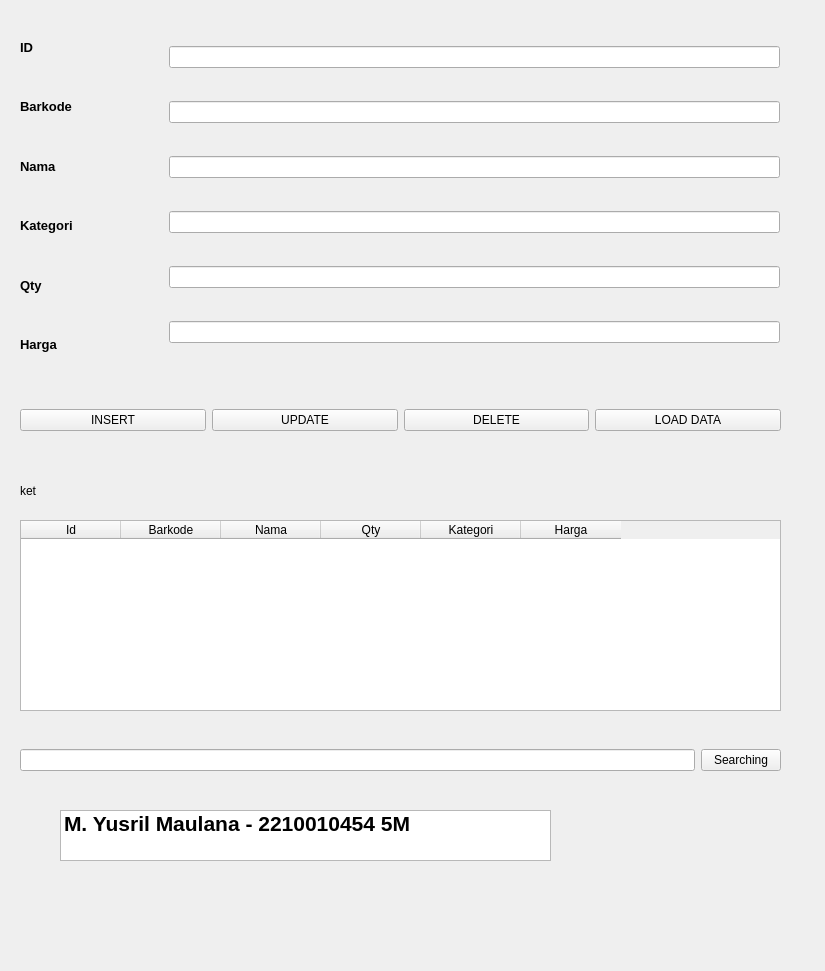
<?xml version="1.0" encoding="UTF-8"?>
<ui version="4.0">
 <class>Frame</class>
 <widget class="QFrame" name="Frame">
  <property name="geometry">
   <rect>
    <x>0</x>
    <y>0</y>
    <width>825</width>
    <height>971</height>
   </rect>
  </property>
  <property name="windowTitle">
   <string>Frame</string>
  </property>
  <widget class="QWidget" name="verticalLayoutWidget">
   <property name="geometry">
    <rect>
     <x>20</x>
     <y>20</y>
     <width>141</width>
     <height>351</height>
    </rect>
   </property>
   <layout class="QVBoxLayout" name="verticalLayout_2">
    <item>
     <widget class="QLabel" name="label">
      <property name="font">
       <font>
        <pointsize>10</pointsize>
        <weight>75</weight>
        <bold>true</bold>
       </font>
      </property>
      <property name="text">
       <string>ID</string>
      </property>
     </widget>
    </item>
    <item>
     <widget class="QLabel" name="label_2">
      <property name="font">
       <font>
        <pointsize>10</pointsize>
        <weight>75</weight>
        <bold>true</bold>
       </font>
      </property>
      <property name="text">
       <string>Barkode</string>
      </property>
     </widget>
    </item>
    <item>
     <widget class="QLabel" name="label_3">
      <property name="font">
       <font>
        <pointsize>10</pointsize>
        <weight>75</weight>
        <bold>true</bold>
       </font>
      </property>
      <property name="text">
       <string>Nama</string>
      </property>
     </widget>
    </item>
    <item>
     <widget class="QLabel" name="label_4">
      <property name="font">
       <font>
        <pointsize>10</pointsize>
        <weight>75</weight>
        <bold>true</bold>
       </font>
      </property>
      <property name="text">
       <string>Kategori</string>
      </property>
     </widget>
    </item>
    <item>
     <widget class="QLabel" name="label_5">
      <property name="font">
       <font>
        <pointsize>10</pointsize>
        <weight>75</weight>
        <bold>true</bold>
       </font>
      </property>
      <property name="text">
       <string>Qty</string>
      </property>
     </widget>
    </item>
    <item>
     <widget class="QLabel" name="label_6">
      <property name="font">
       <font>
        <pointsize>10</pointsize>
        <weight>75</weight>
        <bold>true</bold>
       </font>
      </property>
      <property name="text">
       <string>Harga</string>
      </property>
     </widget>
    </item>
   </layout>
  </widget>
  <widget class="QWidget" name="verticalLayoutWidget_2">
   <property name="geometry">
    <rect>
     <x>169</x>
     <y>19</y>
     <width>611</width>
     <height>351</height>
    </rect>
   </property>
   <layout class="QVBoxLayout" name="verticalLayout_3">
    <item>
     <widget class="QLineEdit" name="id"/>
    </item>
    <item>
     <widget class="QLineEdit" name="barkode"/>
    </item>
    <item>
     <widget class="QLineEdit" name="nama"/>
    </item>
    <item>
     <widget class="QLineEdit" name="kategori"/>
    </item>
    <item>
     <widget class="QLineEdit" name="qty"/>
    </item>
    <item>
     <widget class="QLineEdit" name="harga"/>
    </item>
   </layout>
  </widget>
  <widget class="QLabel" name="labelResult">
   <property name="geometry">
    <rect>
     <x>20</x>
     <y>470</y>
     <width>761</width>
     <height>41</height>
    </rect>
   </property>
   <property name="text">
    <string>ket</string>
   </property>
  </widget>
  <widget class="QWidget" name="verticalLayoutWidget_3">
   <property name="geometry">
    <rect>
     <x>20</x>
     <y>520</y>
     <width>761</width>
     <height>191</height>
    </rect>
   </property>
   <layout class="QVBoxLayout" name="verticalLayout_4">
    <item>
     <widget class="QTableWidget" name="table">
      <column>
       <property name="text">
        <string>Id</string>
       </property>
      </column>
      <column>
       <property name="text">
        <string>Barkode</string>
       </property>
      </column>
      <column>
       <property name="text">
        <string>Nama</string>
       </property>
      </column>
      <column>
       <property name="text">
        <string>Qty</string>
       </property>
      </column>
      <column>
       <property name="text">
        <string>Kategori</string>
       </property>
      </column>
      <column>
       <property name="text">
        <string>Harga</string>
       </property>
      </column>
     </widget>
    </item>
   </layout>
  </widget>
  <widget class="QWidget" name="horizontalLayoutWidget_2">
   <property name="geometry">
    <rect>
     <x>20</x>
     <y>720</y>
     <width>761</width>
     <height>80</height>
    </rect>
   </property>
   <layout class="QHBoxLayout" name="horizontalLayout_2">
    <item>
     <widget class="QLineEdit" name="lineEditSearching"/>
    </item>
    <item>
     <widget class="QPushButton" name="pushButtonSearching">
      <property name="text">
       <string>Searching</string>
      </property>
     </widget>
    </item>
   </layout>
  </widget>
  <widget class="QWidget" name="horizontalLayoutWidget">
   <property name="geometry">
    <rect>
     <x>20</x>
     <y>380</y>
     <width>761</width>
     <height>80</height>
    </rect>
   </property>
   <layout class="QHBoxLayout" name="horizontalLayout">
    <item>
     <widget class="QPushButton" name="insert">
      <property name="text">
       <string>INSERT</string>
      </property>
     </widget>
    </item>
    <item>
     <widget class="QPushButton" name="update">
      <property name="text">
       <string>UPDATE</string>
      </property>
     </widget>
    </item>
    <item>
     <widget class="QPushButton" name="btndelete">
      <property name="text">
       <string>DELETE</string>
      </property>
     </widget>
    </item>
    <item>
     <widget class="QPushButton" name="load">
      <property name="text">
       <string>LOAD DATA</string>
      </property>
     </widget>
    </item>
   </layout>
  </widget>
  <widget class="QWidget" name="verticalLayoutWidget_4">
   <property name="geometry">
    <rect>
     <x>60</x>
     <y>810</y>
     <width>491</width>
     <height>51</height>
    </rect>
   </property>
   <layout class="QVBoxLayout" name="verticalLayout_5">
    <item>
     <widget class="QListWidget" name="listWidget">
      <property name="font">
       <font>
        <pointsize>16</pointsize>
        <weight>75</weight>
        <bold>true</bold>
       </font>
      </property>
      <item>
       <property name="text">
        <string>M. Yusril Maulana - 2210010454 5M</string>
       </property>
      </item>
     </widget>
    </item>
   </layout>
  </widget>
 </widget>
 <resources/>
 <connections/>
</ui>
